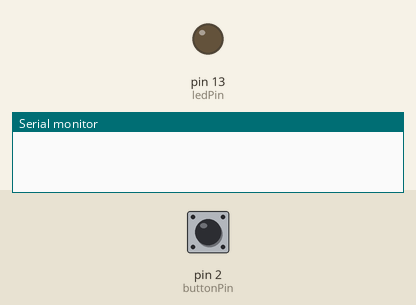
Simulated run of this sketch. Board: Arduino Uno, built with avr-gcc and run on an emulated ATmega328P. Parts: output pins drawn as LEDs (lit = HIGH), the last lines printed to the serial monitor. The inputs (shaded band) are chosen by the test bench; at power-on: pin 2 (buttonPin) HIGH.

Above: at 1.2 s.
1.3 s: pin 2 (buttonPin) pulled LOW for 0.15 s
At 2.1 s:
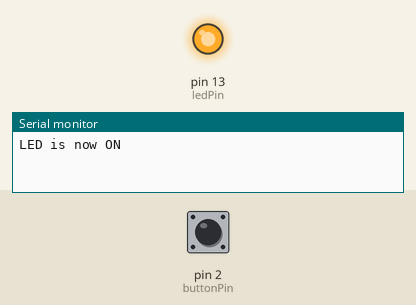
3.1 s: pin 2 (buttonPin) pulled LOW for 1 s
At 4.6 s:
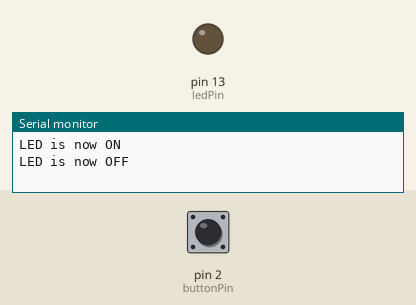
5.6 s: pin 2 (buttonPin) pulled LOW for 3.2 s
At 6.5 s:
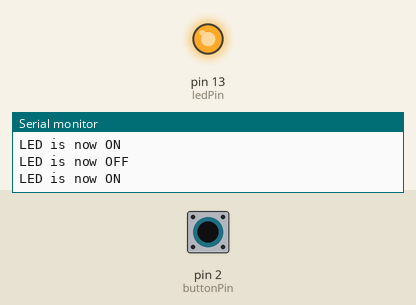
Timing chart, 0 to 8.6 s (numbered marks = the images above; inputs shaded):
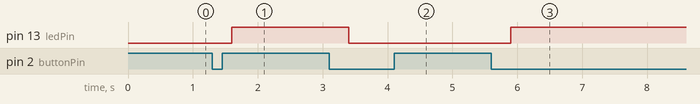

The sketch:

04_button_toggle_led.ino
```cpp
const int buttonPin = 2;     // Button connected to pin 2 it is set as constant
const int ledPin = 13;       // LED connected to pin 13 it is set as constant

bool ledState = false;       // this var keeps the track whether the LED is ON/OFF
bool buttonPressed = false;  // this var keeps the track whethter the button is pressed on not.

void setup() {
  pinMode(buttonPin, INPUT_PULLUP);  // INPUT_PULLUP activates the internal pullup resistor in the Arduino. This is done to avoid the use of external resistor.
  // when buttonPressed is false -> pin reads high
  // when buttonPressed is true -> pin reads low
  pinMode(ledPin, OUTPUT);
  digitalWrite(ledPin, LOW); //turns off the LED at the startup
  Serial.begin(9600);
}

void loop() {
  if (digitalRead(buttonPin) == LOW) {  // Button pressed
    // implementing debouncing logic:
    if (!buttonPressed) {
      delay(300); //this delay is introduced to prevent debouncing
      ledState = !ledState;  // Toggles the current LED state
      digitalWrite(ledPin, ledState ? HIGH : LOW); // Shows the output of ledState on LED connected to ledPin
      Serial.print("LED is now ");
      Serial.println(ledState ? "ON" : "OFF");
      buttonPressed = true; //prevents the led from repeatedly toggling while the buttonPressed in true
    }
  } else {
    buttonPressed = false; // Reset buttonPressed when button is released
  }
}
```

Measured:
- after the input at 1.3 s, pin 13 (ledPin): LOW → HIGH after 0.30 s
- after the input at 3.1 s, pin 13 (ledPin): HIGH → LOW after 0.30 s
- after the input at 5.6 s, pin 13 (ledPin): LOW → HIGH after 0.30 s
